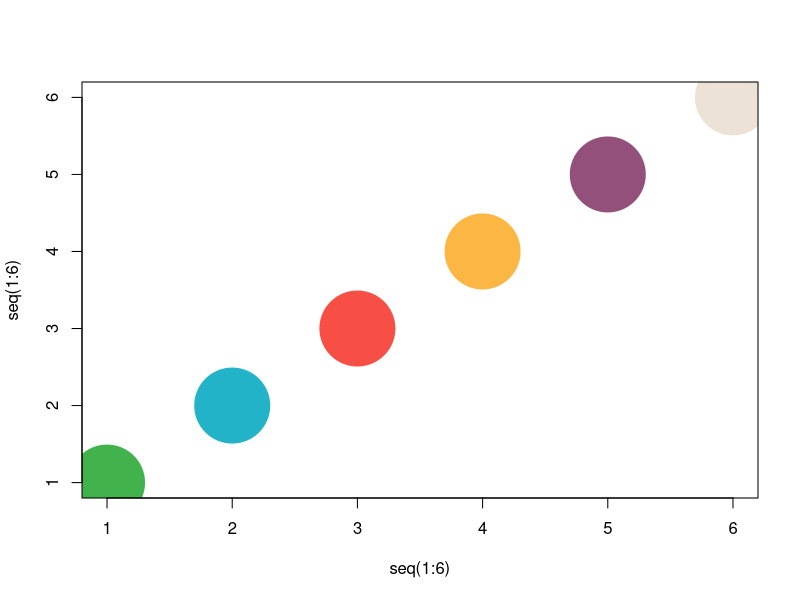
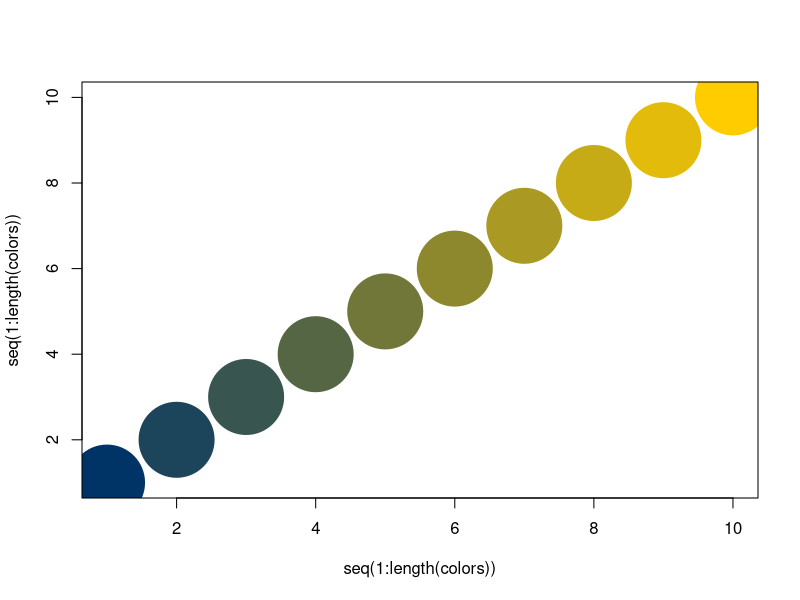
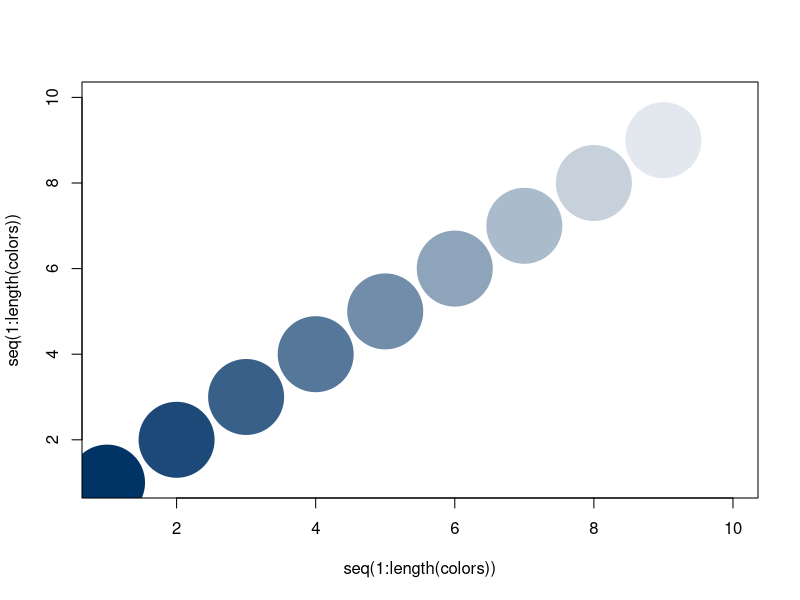
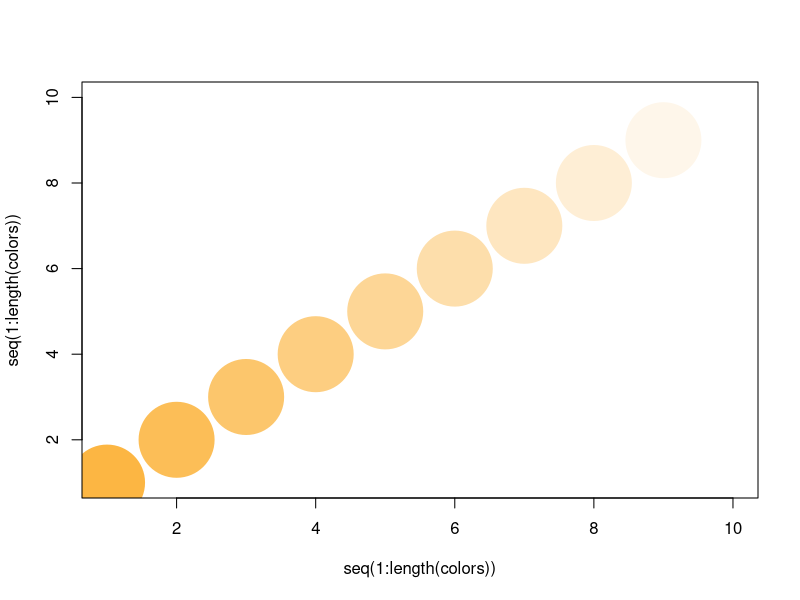

The R source for these figures, in order:
require(RColorBrewer)

color_blue <- rgb(maxColorValue = 255, 0, 51, 102)
color_gold <- rgb(maxColorValue = 255, 255, 204, 0)

colors_dots <- c(rgb(maxColorValue = 255, 66, 179, 76), #Groen
                  rgb(maxColorValue = 255, 34, 179, 200), # Blauw
                  rgb(maxColorValue = 255, 247, 79, 69), # Rood
                  rgb(maxColorValue = 255, 252, 182, 67), # Geel
                  rgb(maxColorValue = 255, 146, 80, 122), # Paars
                  rgb(maxColorValue = 255, 236, 226, 214)) # Grijs

plot(x = seq(1:6), y = seq(1:6),
     col = colors_dots, pch=19, cex = 10)

# Wedding invitation colors
color_blue <- rgb(maxColorValue = 255, 0, 51, 102)
color_gold <- rgb(maxColorValue = 255, 255, 204, 0)
ramp <- colorRamp(colors = c(color_blue, color_gold ))
colors <- rgb( ramp(seq(0, 1, length = 10)), max = 255)
#colors <- colors[-1]
#colors <- colors[-length(colors)]
plot(x = seq(1:length(colors)), y = seq(1:length(colors)),
     col = colors, pch=19, cex = 10)

# Blue range for font
color_blue <- rgb(maxColorValue = 255, 0, 51, 102)
color_gold <- rgb(maxColorValue = 255, 255, 204, 0)
ramp <- colorRamp(colors = c(color_blue, 'white' ))
colors <- rgb( ramp(seq(0, 1, length = 10)), max = 255)
plot(x = seq(1:length(colors)), y = seq(1:length(colors)),
     col = colors, pch=19, cex = 10)

# Yellow range for background
yellow <- rgb(maxColorValue = 255, 252, 182, 67) # Geel
ramp <- colorRamp(colors = c(yellow, 'white' ))
colors <- rgb( ramp(seq(0, 1, length = 10)), max = 255)
plot(x = seq(1:length(colors)), y = seq(1:length(colors)),
     col = colors, pch=19, cex = 10)
